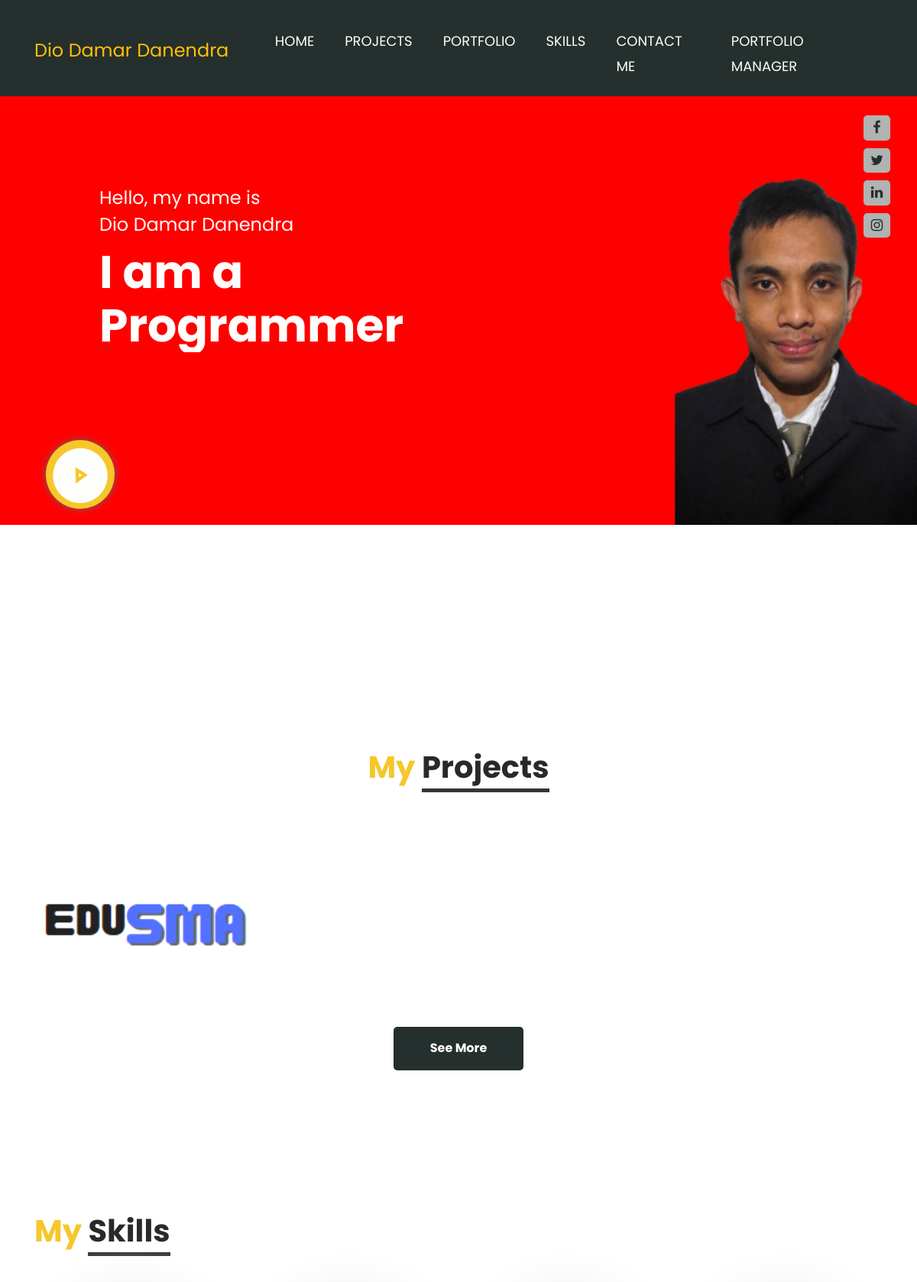
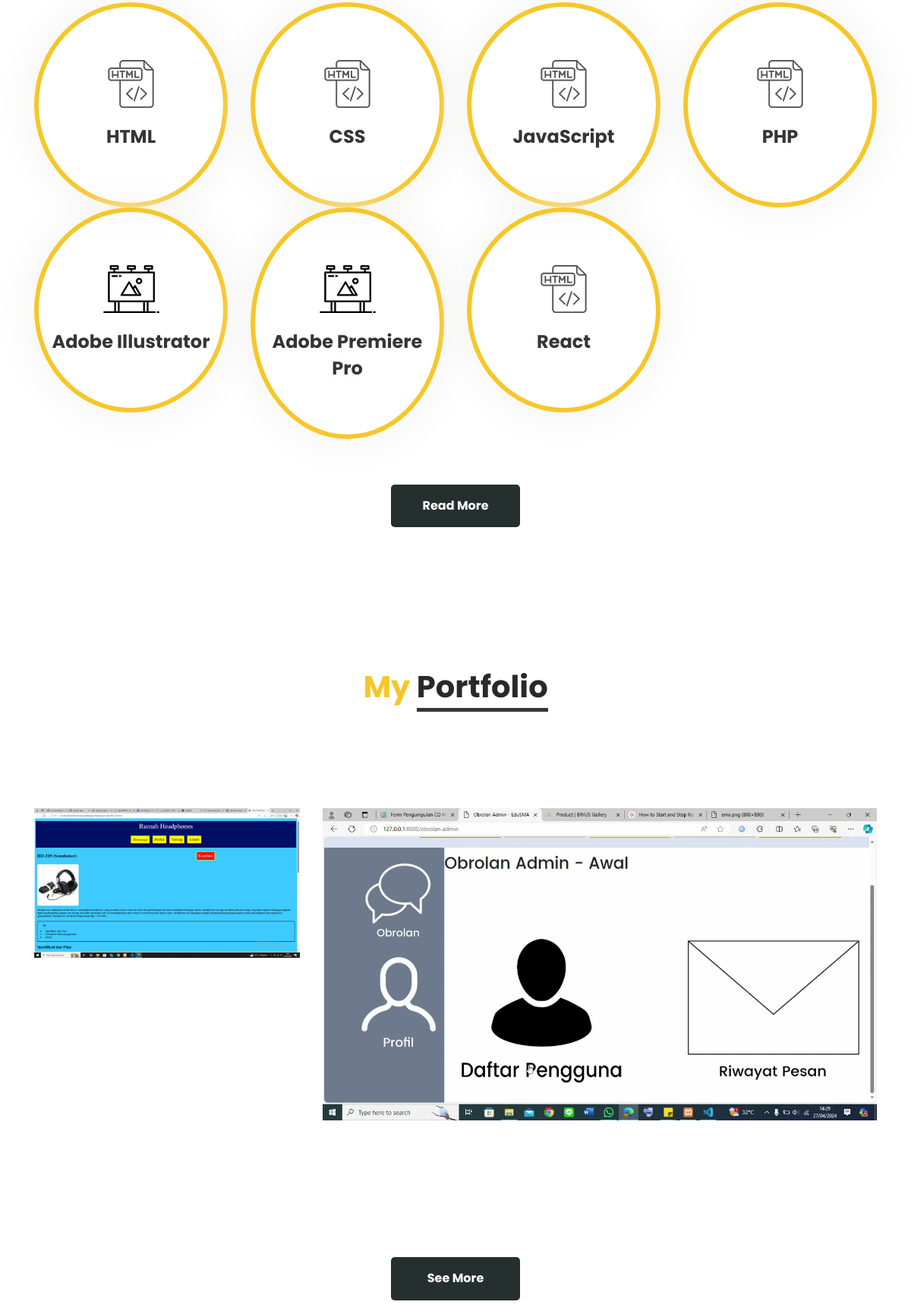
The page / (upper part) on the database its author committed (2 pictures, top to bottom).
### tables this page shows
CREATE TABLE `professions` (
  `id` int(11) NOT NULL,
  `profession_type` varchar(255) DEFAULT NULL
);

CREATE TABLE `projects` (
  `id` int(11) NOT NULL,
  `project_name` varchar(255) DEFAULT NULL,
  `project_link` varchar(255) DEFAULT NULL,
  `project_image` varchar(255) DEFAULT NULL
);

CREATE TABLE `skills` (
  `id` int(11) NOT NULL,
  `skill_type` varchar(255) DEFAULT NULL,
  `category_id` int(11) DEFAULT NULL
);

### inc/portfolio.php (the view, shortened to what this page needs)
<div class="portfolio_section layout_padding" id="portfolio">
         <div class="container">
            <div class="row">
               <div class="col-sm-12">
                  <h1 class="portfolio_taital">My <span class="portfolio_taital_1">Portfolio</span></h1>
               </div>
            </div>
            <div class="portfolio_section">
               <div class="portfolio_section_2">
                  <div class="row">
                     <?php foreach ($rowPortfolio as $portfolio) { ?>
                        <?php if ($portfolio['id'] % 2 == 0) { ?>
                           <div class="col-md-8">
                           <div class="container_main">
                        </div>
                        </div>
                        <?php } else { ?>
                           <div class="col-md-4">
                        <div class="container_main">
                        </div>
                        </div>
                        <?php } ?>
                        <?php } ?>
                     </div>
                  </div>
               </div>
                  </div>
               </div>
            <div class="seemore_bt"><a target="_blank" href="https://github.com/Dio-Damar-Danendra-Portofolio">See More</a></div>

### inc/banner.php (shortened to what this page needs)
<div class="banner_section layout_padding">
            <section class="slide-wrapper">
               <div class="container-fluid">
                  <div id="myCarousel" class="carousel slide" data-ride="carousel">
                     <div class="carousel-inner">
                           <?php
                              $first = true;
                           foreach ($rowProfession as $professions) { ?>
                              <div class="carousel-item <?php echo $first ? 'active' : ''; ?>">
                              <div class="container-fluid">
                              <div class="row">
                                 <div class="col-md-6">
                                    <div class="banner_taital_main">
                                       <h3 class="banner_text">Hello, my name is <br>Dio Damar Danendra</h3>
                                       <h1 class="banner_taital">I am <?php echo $professions['profession_type']?></h1>
                                    </div>
                                 </div>
                                 <div class="col-md-6">
                                 <div class="social_icon">
                                       <ul>
                                          <li><a href="https://facebook.com/dio.damar" target="_blank"><i class="fa fa-facebook" aria-hidden="true"></i></a></li>
                                          <li><a href="https://twitter.com/DioDamar" target="_blank"><i class="fa fa-twitter" aria-hidden="true"></i></a></li>
                                          <li><a href="https://linkedin.com" target="_blank" title="Tidak bisa diakses (diretas)"><i class="fa fa-linkedin" aria-hidden="true"></i></a></li>
                                          <li><a href="https://instagram.com/diodamar" target="_blank" ><i class="fa fa-instagram" aria-hidden="true"></i></a></li>
                                       </ul>
                                 </div>
                                 </div>
                              </div>
                           </div>
                        </div>
                        <?php $first = false;
                        } ?>
                     </div>
                  </div>
               </div>
            </section>
            <div class="container">
               <div class="video_bt">
                  <div class="play_icon"><img src="images/play-icon.png" class="carousel-control" role="button" onclick="animasi()"></div>
               </div>
            </div>
         </div>

### inc/projects.php (shortened to what this page needs)
<div class="portfolio_section layout_padding" id="projects">
         <div class="container">
            <div class="row">
               <div class="col-sm-12">
                  <h1 class="portfolio_taital">My <span class="portfolio_taital_1">Projects</span></h1>
               </div>
            </div>
            <div class="portfolio_section">
               <div class="portfolio_section_2">
                  <div class="row">
                     <?php foreach ($rowProject as $projects) {
                        if ($projects['id'] % 2 == 0) { ?>
                           <div class="col-md-8">
                           <div class="container_main">
                           <img src="uploads/<?php echo $projects['project_image'] ?>" style="align-items: center; min-width: 20%; min-height: 20%; max-width: 40%; max-height: 40%;"  alt="<?php echo $projects['project_name'] ?>" class="image">
                           </div>
                           </div>
                        <?php }
                     } ?>
                  </div>
               </div>
            </div>
            <div class="seemore_bt"><a title="Click for More Projects" target="_blank" href="https://github.com/Dio-Damar-Danendra-Portofolio">See More</a></div>
         </div>
      </div>

### inc/skills.php (shortened to what this page needs)
<div class="portfolio_section layout_padding" id="skills">
         <div class="container">
            <div class="row">
               <div class="col-sm-12">
                  <h1 class="services_taital">My <span class="portfolio_taital_1">Skills</span></h1>
               </div>
            </div>
         </div>
         <div class="container">
            <div class="portfolio_section_2">
               <div class="row">
                  <?php foreach ($rowSkill as $skill) { ?>
                     <?php if ($skill['category'] == "Web Programming (Front-end)" || $skill['category'] == "Web Programming (Back-end)") { ?>
                        <div class="col-lg-3 col-sm-6">
                           <div class="box_main">
                              <div class="app_icon"><img src="images/icon-3.png"></div>
                              <h4 class="services_text"><?php echo $skill['skill_type']?></h4>
                           </div>
                        </div>
                        <?php } else { ?>
                           <div class="col-lg-3 col-sm-6">
                              <div class="box_main">
                              <div class="app_icon"><img src="images/icon-4.png"></div>
                              <h4 class="services_text"><?php echo $skill['skill_type']?></h4>
                           </div>
                        </div>
                        <?php } ?>
                  <?php } ?>
               </div>
               <div class="readmore_bt"><a target="_blank" title="Click for More Skills" href="https://drive.google.com/file/d/1ZSZVgzLhVKgphmPhpL1rRlW4zieUUT6a/view?usp=sharing">Read More</a></div>
            </div>
         </div>
      </div>

### rows shown on the page
professions: profession_type "a Programmer"
projects: project_image+project_name (picture)
skills: skill_type "HTML"
skills: skill_type "CSS"
skills: skill_type "JavaScript"
skills: skill_type "PHP"
skills: skill_type "Adobe Illustrator"
skills: skill_type "Adobe Premiere Pro"
skills: skill_type "React"
